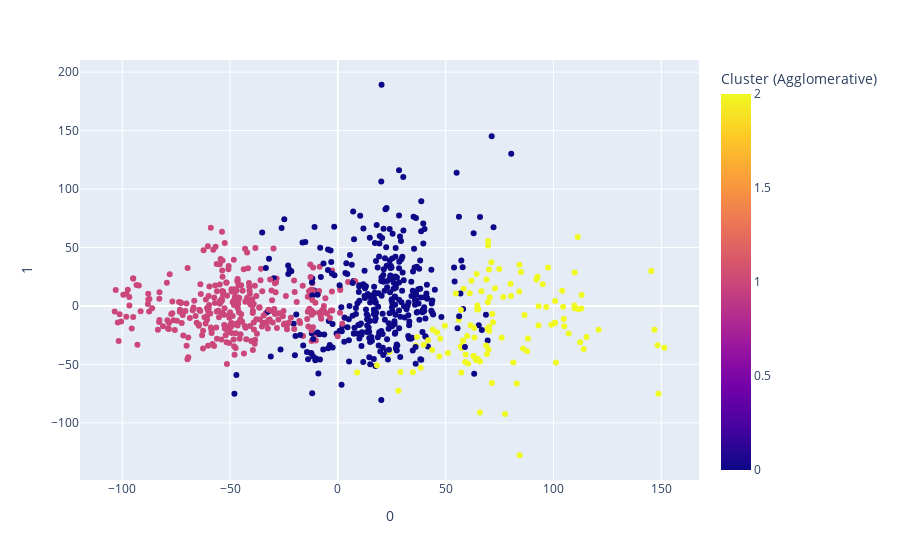

Notebook code cell kept with this figure:
### Code cell
fig = px.scatter(pd.concat([new_a_df, pca_df], axis = 1),
                 x = 0, y = 1, color='Cluster (Agglomerative)', hover_data=['Name','Type 1','Type 2','Legendary','Total'])
fig.show()

### Figure 1 — Plotly figure (JSON) as saved in the notebook; plotly's stock layout.template omitted (floating-point values rounded to 4 significant figures; data arrays with more than 128 entries replaced by an {"elided": "..."} marker saying what was removed)
{"data": [{"customdata": {"elided": "800x5 mixed values"}, "hovertemplate": "0=%{x}<br>1=%{y}<br>Name=%{customdata[0]}<br>Type 1=%{customdata[1]}<br>Type 2=%{customdata[2]}<br>Legendary=%{customdata[3]}<br>Total=%{customdata[4]}<br>Cluster (Agglomerative)=%{marker.color}<extra></extra>", "legendgroup": "", "marker": {"color": {"elided": "800 int values"}, "coloraxis": "coloraxis", "symbol": "circle"}, "mode": "markers", "name": "", "orientation": "v", "showlegend": false, "type": "scatter", "x": {"elided": "800 float values"}, "xaxis": "x", "y": {"elided": "800 float values"}, "yaxis": "y"}], "layout": {"coloraxis": {"colorbar": {"title": {"text": "Cluster (Agglomerative)"}}, "colorscale": [[0, "#0d0887"], [0.1111, "#46039f"], [0.2222, "#7201a8"], [0.3333, "#9c179e"], [0.4444, "#bd3786"], [0.5556, "#d8576b"], [0.6667, "#ed7953"], [0.7778, "#fb9f3a"], [0.8889, "#fdca26"], [1, "#f0f921"]]}, "legend": {"tracegroupgap": 0}, "margin": {"t": 60}, "xaxis": {"anchor": "y", "domain": [0, 1], "title": {"text": "0"}}, "yaxis": {"anchor": "x", "domain": [0, 1], "title": {"text": "1"}}}}
